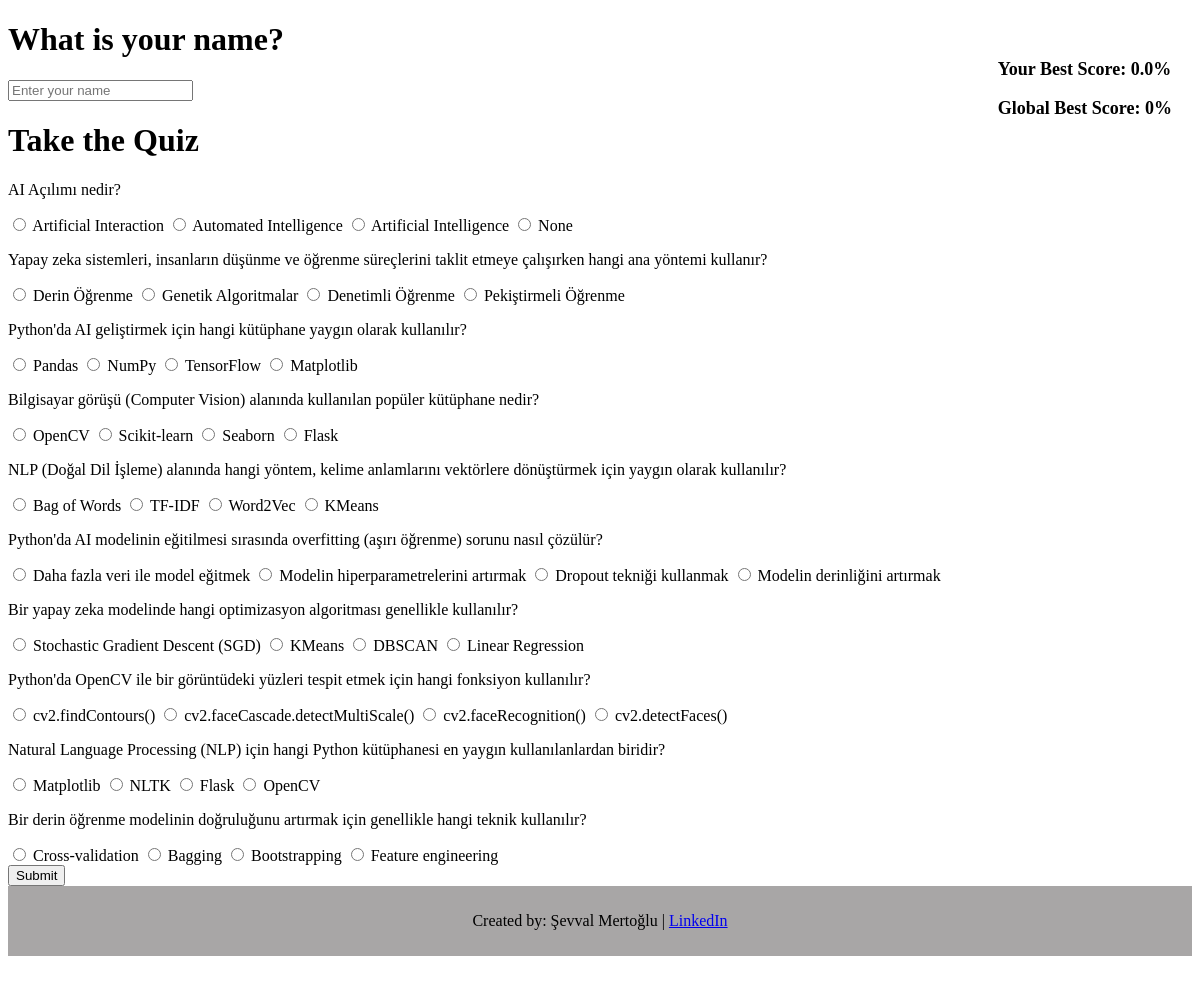
The page /quiz on the database its author committed.
### tables this page shows
CREATE TABLE questions (
    id INTEGER PRIMARY KEY AUTOINCREMENT,
    question TEXT,
    option1 TEXT,
    option2 TEXT,
    option3 TEXT,
    option4 TEXT,
    correct_option INTEGER
);

### app.py (the view, shortened to what this page needs)
@app.route('/quiz', methods=['GET', 'POST'])
def quiz():
    with get_db_connection() as conn:
        questions = conn.execute('SELECT * FROM questions').fetchall()
    return render_template('quiz.html', questions=questions)

### app.py (called while the page is built)
def get_db_connection():
    conn = sqlite3.connect('questions.db')
    conn.row_factory = sqlite3.Row
    return conn

### templates/quiz.html (shortened to what this page needs)
<!DOCTYPE html>
<html>
<head>
</head>
<body>
    <div class="high-score">
        <p>Your Best Score: {{ (session.get('high_score', 0) / questions|length * 100) }}%</p>
        <p>Global Best Score: {{ session.get('global_high_score', 0) }}%</p>
    </div>
    <h1>What is your name?</h1>
    <form action="/quiz" method="POST">
        <input type="text" name="username" placeholder="Enter your name" required>
    <h1>Take the Quiz</h1>
        {% for question in questions %}
        <div>
            <p>{{ question.question }}</p>
            <label>
                <input type="radio" name="question-{{ question.id }}" value="1">
                {{ question.option1 }}
            </label>
            <label>
                <input type="radio" name="question-{{ question.id }}" value="2">
                {{ question.option2 }}
            </label>
            <label>
                <input type="radio" name="question-{{ question.id }}" value="3">
                {{ question.option3 }}
            </label>
            <label>
                <input type="radio" name="question-{{ question.id }}" value="4">
                {{ question.option4 }}
            </label>
        </div>
        {% endfor %}
        <button type="submit">Submit</button>
    </form>
    <footer>
        <p>Created by: Şevval Mertoğlu | <a href="https://www.linkedin.com/in/sevvalmertoglu8/">LinkedIn</a></p>
    </footer>
</body>
</html>

### templates/quiz.html (style rules this page uses)
body { position: relative; min-height: 100vh; min-height: 100vh; padding-bottom: 60px; }
footer { position: relative; bottom: 0; left: 0; right: 0; text-align: center; padding: 10px 0; background-color: #a8a6a6; }
.high-score { position: absolute; top: 20px; right: 20px; font-size: 18px; font-weight: bold; }

### rows shown on the page
questions: question "AI Açılımı nedir?", option1 "Artificial Interaction", option2 "Automated Intelligence", option3 "Artificial Intelligence", option4 "None"
questions: question "Yapay zeka sistemleri, insanların düşünme ve öğrenme süreçlerini taklit etmeye çalışırken hangi ana yöntemi kullanır?", option1 "Derin Öğrenme", option2 "Genetik Algoritmalar", option3 "Denetimli Öğrenme", option4 "Pekiştirmeli Öğrenme"
questions: question "Python'da AI geliştirmek için hangi kütüphane yaygın olarak kullanılır?", option1 "Pandas", option2 "NumPy", option3 "TensorFlow", option4 "Matplotlib"
questions: question "Bilgisayar görüşü (Computer Vision) alanında kullanılan popüler kütüphane nedir?", option1 "OpenCV", option2 "Scikit-learn", option3 "Seaborn", option4 "Flask"
questions: question "NLP (Doğal Dil İşleme) alanında hangi yöntem, kelime anlamlarını vektörlere dönüştürmek için yaygın olarak kullanılır?", option1 "Bag of Words", option2 "TF-IDF", option3 "Word2Vec", option4 "KMeans"
questions: question "Python'da AI modelinin eğitilmesi sırasında overfitting (aşırı öğrenme) sorunu nasıl çözülür?", option1 "Daha fazla veri ile model eğitmek", option2 "Modelin hiperparametrelerini artırmak", option3 "Dropout tekniği kullanmak", option4 "Modelin derinliğini artırmak"
questions: question "Bir yapay zeka modelinde hangi optimizasyon algoritması genellikle kullanılır?", option1 "Stochastic Gradient Descent (SGD)", option2 "KMeans", option3 "DBSCAN", option4 "Linear Regression"
questions: question "Python'da OpenCV ile bir görüntüdeki yüzleri tespit etmek için hangi fonksiyon kullanılır?", option1 "cv2.findContours()", option2 "cv2.faceCascade.detectMultiScale()", option3 "cv2.faceRecognition()", option4 "cv2.detectFaces()"
questions: question "Natural Language Processing (NLP) için hangi Python kütüphanesi en yaygın kullanılanlardan biridir?", option1 "Matplotlib", option2 "NLTK", option3 "Flask", option4 "OpenCV"
questions: question "Bir derin öğrenme modelinin doğruluğunu artırmak için genellikle hangi teknik kullanılır?", option1 "Cross-validation", option2 "Bagging", option3 "Bootstrapping", option4 "Feature engineering"

### other values the page prints
{{ (session.get('high_score', 0) / questions|length * 100) }} "0.0"
{{ session.get('global_high_score', 0) }} "0"
